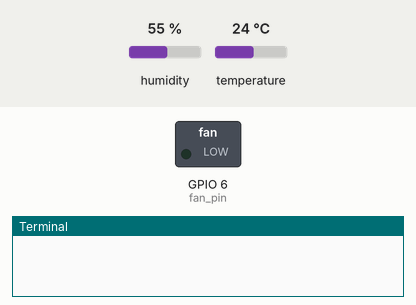
Bench run of a program on a simulated Raspberry Pi (BCM pin numbers). Shown: switched loads named in the program (green lamp = pin HIGH), the last lines printed to the terminal. Inputs (shaded band) come from the test bench; at power-on: humidity 55 %, temperature 24 °C.

Above: at 0.1 s.
At 0.6 s:
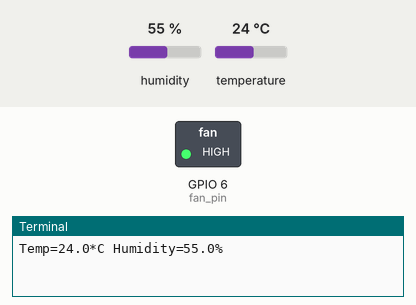
Timing chart, 0 to 2.1 s (numbered marks = the images above):
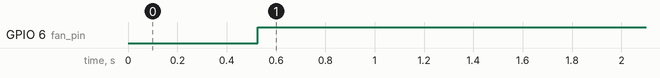

Measured:
- by itself, GPIO 6 (fan_pin): LOW → HIGH at 0.53 s

The program:

mission2.py
```python
'''
Created on Oct 21, 2016

@author: rainer
'''

import RPi.GPIO as GPIO
import time
import Adafruit_DHT

sensor = Adafruit_DHT.DHT11


def main():
    max_temp = 25
    max_humi = 40

    dht_pin = 7
    fan_pin = 6
    try:
        GPIO.setmode(GPIO.BCM)
        GPIO.setup(fan_pin, GPIO.OUT)
        while True:
            humidity, temperature = Adafruit_DHT.read_retry(sensor, dht_pin)
            if humidity is not None and temperature is not None:
                print("Temp={0:0.1f}*C Humidity={1:0.1f}%".format(temperature, humidity))
                if temperature > max_temp or humidity > max_humi:
                    GPIO.output(fan_pin, True)
                else:
                    GPIO.output(fan_pin, False)
            else:
                print("Failed to get reading.")
                GPIO.output(fan_pin, False)
    finally:
        print('clean up')
        GPIO.cleanup()


if __name__ == '__main__':
    main()
    pass


# GPIO23 (pin no: #16)
```
